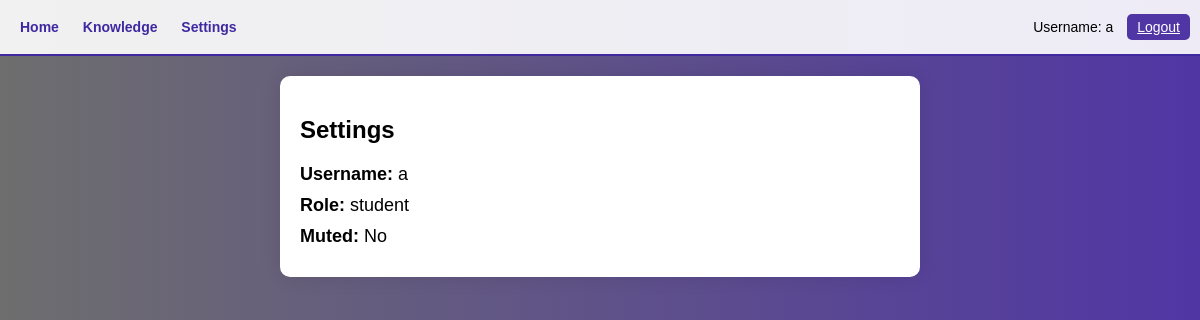
The page /settings (signed in) on the database as committed earlier.
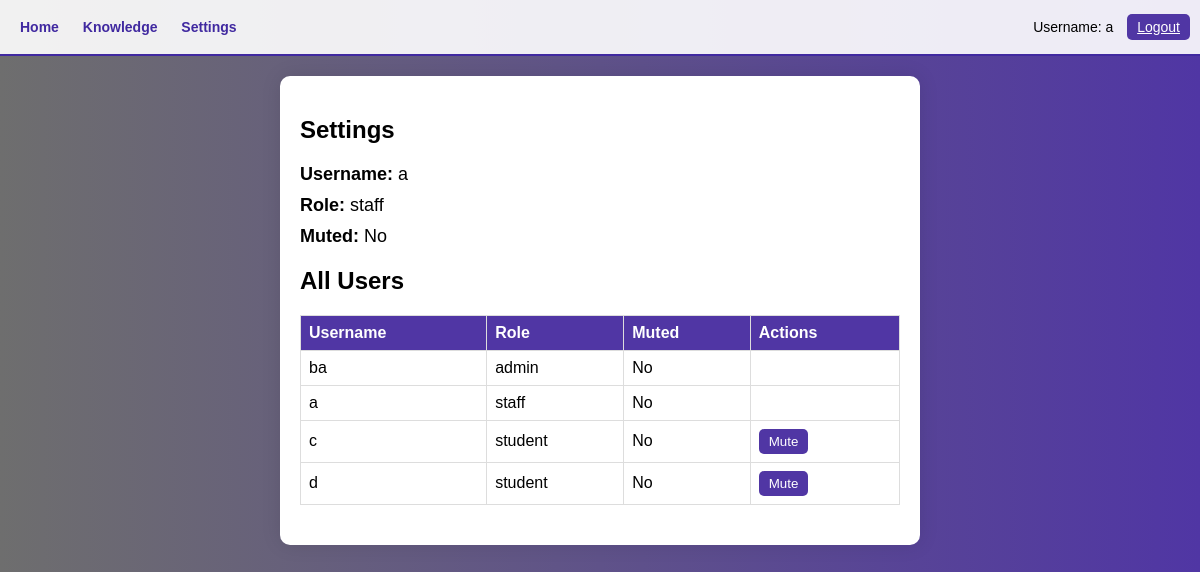
The same page on the database as committed later.
### models.py (models this page shows)
class Base(DeclarativeBase):
    pass

class User(Base):
    __tablename__ = "user"
    username: Mapped[str] = mapped_column(String, primary_key=True)
    password: Mapped[str] = mapped_column(String)
    role: Mapped[str] = mapped_column(String, nullable=False, default='student')
    is_muted: Mapped[bool] = mapped_column(Boolean, nullable=False, default=False)
    __table_args__ = (
        CheckConstraint(role.in_(['staff', 'student', 'admin']), name='role_check'),
    )

### app.py (the view)
@app.route("/settings", methods=["GET"])
def settings():
    if 'username' not in session:
        abort(403)
    username = session['username']
    user = db.get_user(username)
    if user:
        if user.role in ['admin', 'staff']:
            all_users = db.get_all_users()
        else:
            all_users = []
        return render_template('settings.jinja', user=user, username=username, all_users=all_users)
    else:
        return "Error: User not found", 404

### db.py (called while the page is built)
def get_user(username: str):
    with Session(engine) as session:
        return session.get(User, username)

def get_all_users():
    with Session(engine) as session:
        return session.query(User).all()

### templates/settings.jinja (shortened to what this page needs)
{% extends 'base.jinja' %}
{% block content %}
<nav>
    <div>
        <a href="/home?username={{ username }}" class="nav-link">Home</a>
        <a href="/knowledge" class="nav-link">Knowledge</a>
        <a href="/settings" class="nav-link">Settings</a>
    </div>
    <div>
        <ol style="list-style: none; padding: 0;">
            <li style="display: inline-block; margin-right: 10px;">
                Username: {{ username }}
            </li>
            <li style="display: inline-block;">
                <a href="javascript:void(0)" onclick="logoutAndClearStorage()" class="btn">Logout</a>
            </li>
        </ol>
    </div>
</nav>
<main>
    <div class="settings-container">
        <h2>Settings</h2>
        <div class="user-info">
            <p><strong>Username:</strong> {{ user.username }}</p>
            <p><strong>Role:</strong> {{ user.role }}</p>
            <p><strong>Muted:</strong> {{ 'Yes' if user.is_muted else 'No' }}</p>
        </div>
        {% if user.role in ['admin', 'staff'] %}
        <h2>All Users</h2>
        <table>
            <thead>
                <tr>
                    <th>Username</th>
                    <th>Role</th>
                    <th>Muted</th>
                    <th>Actions</th>
                </tr>
            </thead>
            <tbody>
                {% for u in all_users %}
                <tr>
                    <td>{{ u.username }}</td>
                    <td>{{ u.role }}</td>
                    <td>{{ 'Yes' if u.is_muted else 'No' }}</td>
                    <td>
                        {% if user.role == 'admin' or (user.role == 'staff' and u.role == 'student') %}
                        <button class="btn" onclick="toggleMute('{{ u.username }}', {{ 'false' if u.is_muted else 'true' }})">
                            {{ 'Unmute' if u.is_muted else 'Mute' }}
                        </button>
                        {% endif %}
                    </td>
                </tr>
                {% endfor %}
            </tbody>
        </table>
        {% endif %}
    </div>
</main>
{% endblock %}

### templates/base.jinja (shortened to what this page needs)
<!DOCTYPE html>
<html>
    <head>
    </head>
    <body>
        {% block content %} {% endblock %}
    </body>
</html>

### templates/settings.jinja (style rules this page uses)
body { font-family: 'Arial', sans-serif; background: linear-gradient(to right, #6e6e6e, #5036a4); }
nav { border-bottom: 2px solid #4029a0; padding: 10px 0; background-color: rgba(255, 255, 255, 0.8); }
nav { display: flex; justify-content: space-between; align-items: center; padding: 5px 10px; background-color: rgba(255, 255, 255, 0.9); font-size: 14px; }
.nav-link { padding: 5px 10px; color: #4029a0; text-decoration: none; font-weight: bold; }
html, body { height: 100%; margin: 0; padding: 0; overflow-y: scroll; }
body { min-height: 100vh; display: flex; flex-direction: column; }
main { flex: 1; }
.settings-container { padding: 20px; background-color: white; border-radius: 10px; box-shadow: 0 0 20px rgba(0, 0, 0, 0.1); max-width: 600px; margin: 20px auto; }
.user-info p { font-size: 18px; margin: 10px 0; }
table { width: 100%; border-collapse: collapse; margin: 20px 0; }
table, th, td { border: 1px solid #ddd; }
th, td { padding: 8px; text-align: left; }
th { background-color: #5036a4; color: white; }
.btn { padding: 5px 10px; color: white; background-color: #5036a4; border: none; border-radius: 5px; cursor: pointer; }

Rows that differ between the two databases and show on the page:
now on one of the page's lists (row edited): User: username "a", role "staff", is_muted "No"
changed User "a": role "student" → "staff"
now on this page (row unchanged): User: username "ba", role "admin", is_muted "No"
now on this page (row unchanged): User: username "c", role "student", is_muted "No", is_muted "Mute"
added User: username "d", role "student", is_muted "No", is_muted "Mute"
Other text that changed with them:
text now shown: "All Users Username Role Muted Actions"
